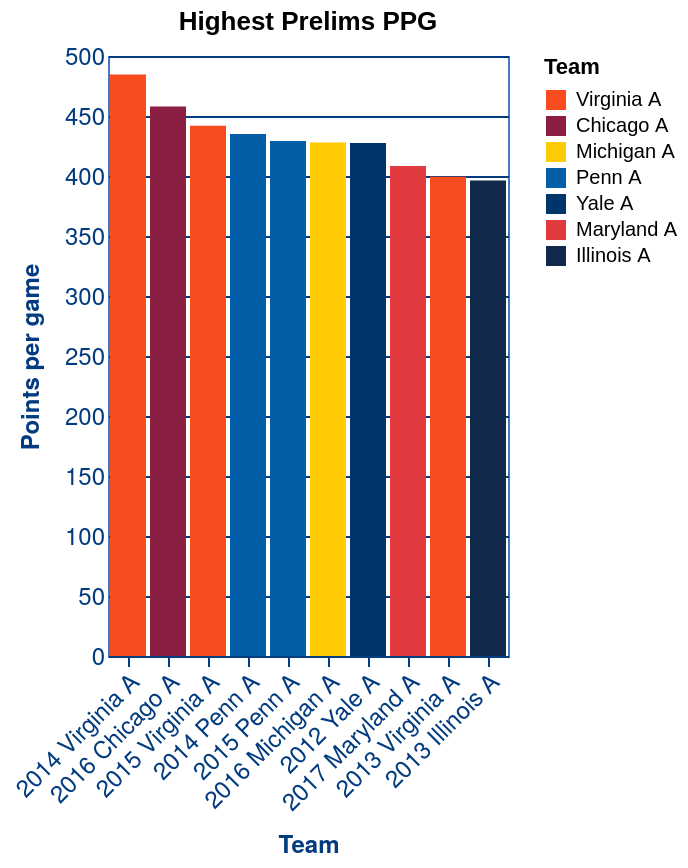

Describe this chart as a Vega-Lite specification.
### Vega-Lite specification from a JSON file in a GitHub repository (floating-point values rounded to 4 significant figures)
{"$schema": "https://vega.github.io/schema/vega-lite/v5.json", "config": {"axisX": {"domain": true, "domainColor": "#023B7F", "domainWidth": 1, "grid": false, "labelAngle": 0, "labelColor": "#023B7F", "labelFont": "Helvetica Neue", "labelFontSize": 12, "tickColor": "#023B7F", "titleColor": "#023B7F", "titleFont": "Helvetica Neue", "titleFontSize": 12, "titlePadding": 10}, "axisY": {"domain": false, "grid": true, "gridColor": "#023B7F", "gridWidth": 1, "labelAngle": 0, "labelColor": "#023B7F", "labelFont": "Helvetica Neue", "labelFontSize": 12, "ticks": false, "titleColor": "#023B7F", "titleFont": "Helvetica Neue", "titleFontSize": 12, "titlePadding": 10}, "mark": {"color": "#4279C1", "fill": "#7EB7FD"}, "view": {"stroke": "#4279C1"}}, "data": {"values": [{"ppg": 484.6, "team": "Virginia A", "team_tournament": "2014 Virginia A", "tournament": "ACF Nationals 2014"}, {"ppg": 458, "team": "Chicago A", "team_tournament": "2016 Chicago A", "tournament": "ACF Nationals 2016"}, {"ppg": 441.8, "team": "Virginia A", "team_tournament": "2015 Virginia A", "tournament": "ACF Nationals 2015"}, {"ppg": 435, "team": "Penn A", "team_tournament": "2014 Penn A", "tournament": "ACF Nationals 2014"}, {"ppg": 429.1, "team": "Penn A", "team_tournament": "2015 Penn A", "tournament": "ACF Nationals 2015"}, {"ppg": 428, "team": "Michigan A", "team_tournament": "2016 Michigan A", "tournament": "ACF Nationals 2016"}, {"ppg": 427.5, "team": "Yale A", "team_tournament": "2012 Yale A", "tournament": "ACF Nationals 2012"}, {"ppg": 408.3, "team": "Maryland A", "team_tournament": "2017 Maryland A", "tournament": "ACF Nationals 2017"}, {"ppg": 399.4, "team": "Virginia A", "team_tournament": "2013 Virginia A", "tournament": "ACF Nationals 2013"}, {"ppg": 396.2, "team": "Illinois A", "team_tournament": "2013 Illinois A", "tournament": "ACF Nationals 2013"}]}, "datasets": {"data-ca298b893e57d2b21af84841fba3a0ac": [{"ppg": 484.6, "team": "Virginia A", "team_tournament": "2014 Virginia A", "tournament": "ACF Nationals 2014"}, {"ppg": 458, "team": "Chicago A", "team_tournament": "2016 Chicago A", "tournament": "ACF Nationals 2016"}, {"ppg": 441.8, "team": "Virginia A", "team_tournament": "2015 Virginia A", "tournament": "ACF Nationals 2015"}, {"ppg": 435, "team": "Penn A", "team_tournament": "2014 Penn A", "tournament": "ACF Nationals 2014"}, {"ppg": 429.1, "team": "Penn A", "team_tournament": "2015 Penn A", "tournament": "ACF Nationals 2015"}, {"ppg": 428, "team": "Michigan A", "team_tournament": "2016 Michigan A", "tournament": "ACF Nationals 2016"}, {"ppg": 427.5, "team": "Yale A", "team_tournament": "2012 Yale A", "tournament": "ACF Nationals 2012"}, {"ppg": 408.3, "team": "Maryland A", "team_tournament": "2017 Maryland A", "tournament": "ACF Nationals 2017"}, {"ppg": 399.4, "team": "Virginia A", "team_tournament": "2013 Virginia A", "tournament": "ACF Nationals 2013"}, {"ppg": 396.2, "team": "Illinois A", "team_tournament": "2013 Illinois A", "tournament": "ACF Nationals 2013"}]}, "encoding": {"fill": {"field": "team", "scale": {"domain": ["Virginia A", "Chicago A", "Michigan A", "Penn A", "Yale A", "Maryland A", "Illinois A"], "range": ["#F84C1E", "#8B1F41", "#FFCB05", "#045ea7", "#00356B", "#E03A3E", "#13294B"]}, "title": "Team", "type": "nominal"}, "tooltip": [{"field": "team", "type": "nominal"}, {"field": "tournament", "type": "nominal"}, {"field": "ppg", "type": "quantitative"}], "x": {"axis": {"labelAngle": 315}, "field": "team_tournament", "sort": ["ppg"], "title": "Team", "type": "nominal"}, "y": {"field": "ppg", "title": "Points per game", "type": "quantitative"}}, "mark": "bar", "title": "Highest Prelims PPG"}
